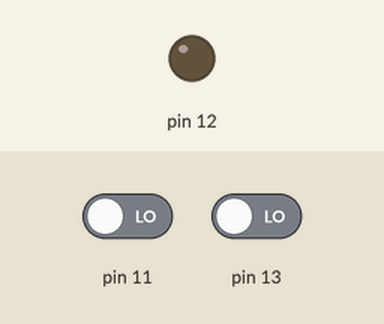
A sketch run on a simulated Arduino Uno, built with avr-gcc and run on an emulated ATmega328P. On the bench: output pins drawn as LEDs (lit = HIGH). The test bench sets the inputs (shaded band); at power-on: pin 13 LOW, pin 11 LOW. What the sketch prints to the serial monitor is not drawn.

Above: at 1.2 s.
1.3 s: pin 13 driven HIGH
At 2.2 s:
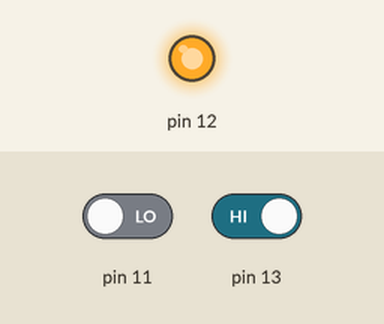
Timing chart, 0 to 4.3 s (numbered marks = the images above; inputs shaded):
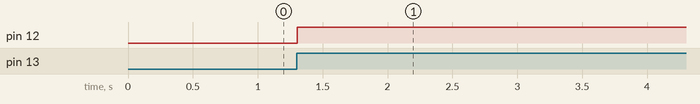

The sketch:

LED_exp.ino
```cpp
int once=0; /*正緣觸發*/
int now=0;  /*當前亮暗*/

void setup() {
  Serial.begin(9600);
  pinMode(13,INPUT);
  pinMode(11,INPUT);
  pinMode(12,OUTPUT);
  digitalWrite(12,now);
}

void loop() {
  if(digitalRead(13)==1){
    if(once==0){
      now=!now;
      digitalWrite(12,now);
      once=1;  /*使一次長時按壓僅改變一次亮暗*/
    }
  }
  else{
    once=0;  /*放開按鈕時重設once*/
  }
  Serial.println(digitalRead(11)); /*監測output輸出值*/
}
```

Measured:
- after the input at 1.3 s, pin 12: LOW → HIGH at once
